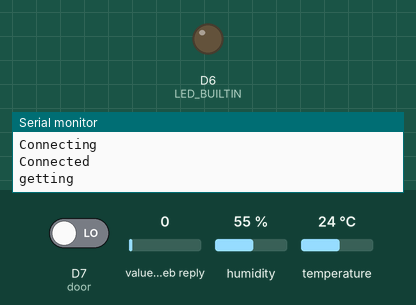
A sketch run on a simulated Arduino MKR. Shown: output pins drawn as LEDs (lit = HIGH), the last lines printed to the serial monitor. The test bench sets the inputs (shaded band); at power-on: value in the web reply 0, D7 (door) LOW, humidity 55 %, temperature 24 °C. WiFi joins after 1.5 s; servers stay silent unless stated; web services answer with replies made up by the test bench.

Above: at 12.7 s.
12.8 s: value in the web reply set to 2
At 19.4 s:
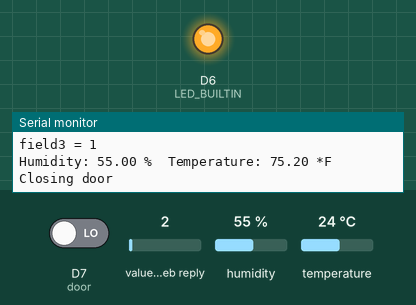
20.0 s: D7 (door) driven HIGH
Timing chart, 0 to 23.0 s (numbered marks = the images above; inputs shaded):
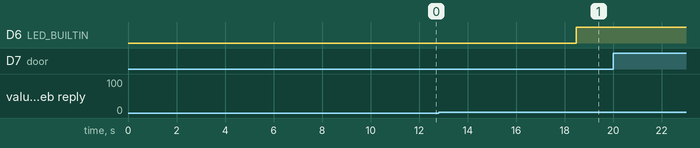

The sketch:

arduino.ino
```cpp
#include "DHT.h"
#define DHTPIN A1
#define DHTTYPE DHT11   // DHT 11
DHT dht(DHTPIN, DHTTYPE);
#include <SPI.h>
#include <WiFi101.h>
#include <ArduinoJson.h>

char ssid[] = "IoT-B19";
char pass[] = "meca2017*";

//pins definition
#define door 7

int status = WL_IDLE_STATUS;

WiFiClient client;

// ThingSpeak Settings
char server[] = "api.thingspeak.com";
String writeAPIKey = "R06YPN36SULKDX11";
String readAPIKey = "2QMHMLMMNR5XQ6E0";

DynamicJsonBuffer jsonBuffer;

unsigned long lastConnectionTime = 0; // track the last connection time
const unsigned long postingInterval = 3L * 1000L; // post data every 3 seconds

/*
   Indeces
   Inputs
   data[0] //fans (Don't implemented)
   data[1] //lights
   data[2] //motors (Don't implemented)
   Outputs
   data[3] //temperature
   data[4] //door_status
   data[6] //humid
*/
float data[6];

//Inputs
bool fans;
bool lights;
bool motors;

//Outputs
float temperature = 0.0;
float door_status = 0.0;
float humid = 0.0;

void readHumidAndTemperature() {
  humid = dht.readHumidity();

  // Read temperature as Fahrenheit (isFahrenheit = true)
  temperature = dht.readTemperature(true);

  data[3] = temperature;
  data[5] = humid;

  if (isnan(humid) || isnan(temperature)) {
    Serial.println("Failed to read from DHT sensor!");
    return;
  }

  Serial.print("Humidity: ");
  Serial.print(humid);
  Serial.print(" %\t");
  Serial.print("Temperature: ");
  Serial.print(temperature);
  Serial.print(" *F\t");
  Serial.println();
}


void setup() {
  Serial.begin(9600);
  pinMode(LED_BUILTIN, OUTPUT);
  dht.begin();
  while ( status != WL_CONNECTED) {
    Serial.println("Connecting");
    status = WiFi.begin(ssid, pass);
    delay(10000);
  }
  Serial.println("Connected");
}

void loop() {
  while ( status != WL_CONNECTED) {
    Serial.println("Connection lost. Reconecting...");
    status = WiFi.begin(ssid, pass);
    delay(10000);
  }

if (millis() - lastConnectionTime >= postingInterval) {
    fans = getData(0);
    delay(100);
    lights = getData(1);
    delay(100);
    motors = getData(2);
    processingInputs();
    processingOutputs();
    delay(3000);
    sendData();
    lastConnectionTime = millis();
  }
  delay(1000);
}

void doorStatus() {
  if (digitalRead(door) == HIGH) {
    data[4] = 1;
    door_status = 1;
    Serial.println("Opening door");
  } else {
    data[4] = 0;
    door_status = 0;
    Serial.println("Closing door");
  }
}

void processingOutputs() {
  readHumidAndTemperature();
  doorStatus();
}

void processingInputs() {
  if (lights == 0) {
    digitalWrite(LED_BUILTIN, LOW);
  } else {
    digitalWrite(LED_BUILTIN, HIGH);
  }
}


/*
 * Send all data to the Thingspeak server for all outputs
 */
void sendData() {
  client.stop();
  String value4 = String(data[3], DEC).substring(0, 4);
  String value5 = String(data[4], DEC).substring(0, 4);
  String value6 = String(data[5], DEC).substring(0, 4);
  Serial.println(value4);
  Serial.println(value5);
  Serial.println(value6);

  String data = String("field4=" + value4
                       + "&field5=" + value5
                       + "&field6=" + value6);

  if (client.connect(server, 80)) {
    Serial.println("Sending");
    client.println("POST /update HTTP/1.1");
    client.println("Host: api.thingspeak.com");
    client.println("Connection: close");
    client.println("User-Agent: ArduinoWiFi/1.1");
    client.println("X-THINGSPEAKAPIKEY: " + writeAPIKey);
    client.println("Content-Type: application/x-www-form-urlencoded");
    client.print("Content-Length: ");
    client.print(data.length());
    client.print("\n\n");
    client.print(data);
    if (client.println() == 0) {
      Serial.println(F("Failed to send request"));
      return;
    }
  } else {
    Serial.println("Bad thingspeak sending conneciton");
  }
}


int getData(int field) {
  client.stop();
  ++field;
  int value;
  String channelData = "";

  if (client.connect(server, 80)) {
    Serial.println("getting");
    client.println("GET /channels/629324/fields/" + String(field) + "/last?api_key=2QMHMLMMNR5XQ6E0");
    client.println("Host: api.thingspeak.com");
    client.println("Connection: close");
    if (client.println() == 0) {
      Serial.println(F("Failed to send request"));
      return 0;
    }
    while (client.available() == 0);  // wait till something comes in; you may want to add a timeout here

    unsigned long lastRead = millis();  // keeps track of last time a byte was read
    while (millis() - lastRead < 2000) {  // while 2 secs havent passed since a byte was read
      while (client.available()) {
        channelData +=  client.read();
        lastRead = millis();   // update last time something was read
      }
    }

    Serial.println(channelData);

    value = processingEntry(channelData);
    Serial.println("field" + String(field) + " = " + String(value));
    return value;
  } else {
    Serial.println("Bad thingspeak getting connection");
    return -1;
  }
}

/*
 * Only return zero or one.
 * Zero (Data = 48, ascii) means that disable (turn off).
 * One means that the field is activated (turn on).
 */
int processingEntry(String Data) {
  if ( Data == "48") {
    return 0;
  } else {
    return 1;
  }
}
```

Measured:
- after the input at 12.8 s, D6 (LED_BUILTIN): LOW → HIGH after 5.7 s
